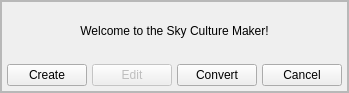
<?xml version="1.0" encoding="UTF-8"?>
<ui version="4.0">
 <class>scmStartDialog</class>
 <widget class="QWidget" name="scmStartDialog">
  <property name="geometry">
   <rect>
    <x>0</x>
    <y>0</y>
    <width>304</width>
    <height>93</height>
   </rect>
  </property>
  <property name="styleSheet">
   <string notr="true"/>
  </property>
  <layout class="QVBoxLayout">
   <property name="spacing">
    <number>0</number>
   </property>
   <property name="leftMargin">
    <number>0</number>
   </property>
   <property name="topMargin">
    <number>0</number>
   </property>
   <property name="rightMargin">
    <number>0</number>
   </property>
   <property name="bottomMargin">
    <number>0</number>
   </property>
   <item>
    <widget class="TitleBar" name="titleBar">
     <property name="title" stdset="0">
      <string>Sky Culture Maker</string>
     </property>
    </widget>
   </item>
   <item>
    <widget class="QFrame" name="Content">
     <property name="sizePolicy">
      <sizepolicy hsizetype="Preferred" vsizetype="Minimum">
       <horstretch>0</horstretch>
       <verstretch>0</verstretch>
      </sizepolicy>
     </property>
     <property name="frameShape">
      <enum>QFrame::StyledPanel</enum>
     </property>
     <layout class="QGridLayout" name="gridLayout_2">
      <property name="leftMargin">
       <number>0</number>
      </property>
      <property name="topMargin">
       <number>0</number>
      </property>
      <property name="rightMargin">
       <number>0</number>
      </property>
      <property name="bottomMargin">
       <number>0</number>
      </property>
      <property name="spacing">
       <number>0</number>
      </property>
      <item row="0" column="0" colspan="2">
       <widget class="QFrame" name="frame">
        <property name="sizePolicy">
         <sizepolicy hsizetype="Preferred" vsizetype="MinimumExpanding">
          <horstretch>0</horstretch>
          <verstretch>0</verstretch>
         </sizepolicy>
        </property>
        <property name="frameShape">
         <enum>QFrame::StyledPanel</enum>
        </property>
        <property name="frameShadow">
         <enum>QFrame::Raised</enum>
        </property>
        <layout class="QGridLayout" name="gridLayout_3">
         <property name="leftMargin">
          <number>0</number>
         </property>
         <property name="topMargin">
          <number>0</number>
         </property>
         <property name="rightMargin">
          <number>0</number>
         </property>
         <property name="bottomMargin">
          <number>0</number>
         </property>
         <property name="spacing">
          <number>0</number>
         </property>
         <item row="0" column="0">
          <layout class="QVBoxLayout" name="verticalLayout">
           <item>
            <widget class="QLabel" name="welcomeLabel">
             <property name="text">
              <string>Welcome to the Sky Culture Maker!</string>
             </property>
             <property name="alignment">
              <set>Qt::AlignCenter</set>
             </property>
             <property name="margin">
              <number>20</number>
             </property>
            </widget>
           </item>
           <item>
            <layout class="QHBoxLayout" name="horizontalLayout">
             <property name="spacing">
              <number>5</number>
             </property>
             <property name="leftMargin">
              <number>5</number>
             </property>
             <property name="topMargin">
              <number>5</number>
             </property>
             <property name="rightMargin">
              <number>5</number>
             </property>
             <property name="bottomMargin">
              <number>5</number>
             </property>
             <item>
              <widget class="QPushButton" name="scmStartCreatepushButton">
               <property name="toolTip">
                <string>Create a new sky culture</string>
               </property>
               <property name="text">
                <string>Create</string>
               </property>
              </widget>
             </item>
             <item>
              <widget class="QPushButton" name="scmStartEditpushButton">
               <property name="enabled">
                <bool>false</bool>
               </property>
               <property name="toolTip">
                <string>Not implemented yet.</string>
               </property>
               <property name="text">
                <string>Edit</string>
               </property>
              </widget>
             </item>
             <item>
              <widget class="QPushButton" name="scmStartConvertpushButton">
               <property name="text">
                <string>Convert</string>
               </property>
              </widget>
             </item>
             <item>
              <widget class="QPushButton" name="scmStartCancelpushButton">
               <property name="text">
                <string>Cancel</string>
               </property>
              </widget>
             </item>
            </layout>
           </item>
          </layout>
         </item>
        </layout>
       </widget>
      </item>
     </layout>
    </widget>
   </item>
  </layout>
 </widget>
 <customwidgets>
  <customwidget>
   <class>TitleBar</class>
   <extends>QFrame</extends>
   <header location="global">Dialog.hpp</header>
   <container>1</container>
  </customwidget>
 </customwidgets>
 <resources/>
 <connections/>
</ui>
